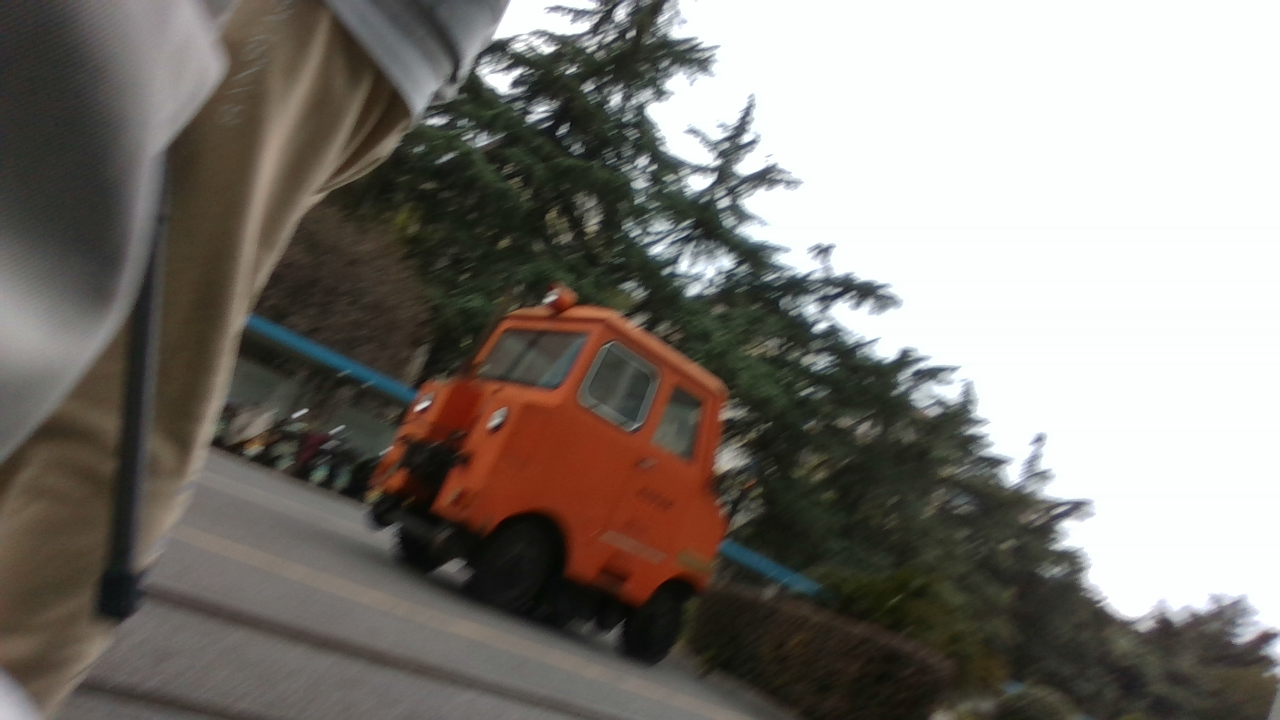
#> input picture extracted_data/extracted_data2/rgb/frame_000000.png, 1280 x 720 px, found by its file name
$ python check_align.py
#> lines starting #> are read from the running program, lines starting #| are printed output that depends on the picture
import cv2
import numpy as np

rgb = cv2.imread("extracted_data/rgb/frame_000000.png")
#> rgb is the input picture: shape (720, 1280, 3); mean B, G, R 115.4, 121.7, 126.3
depth = cv2.imread("extracted_data/depth/frame_000000.png", cv2.IMREAD_UNCHANGED)
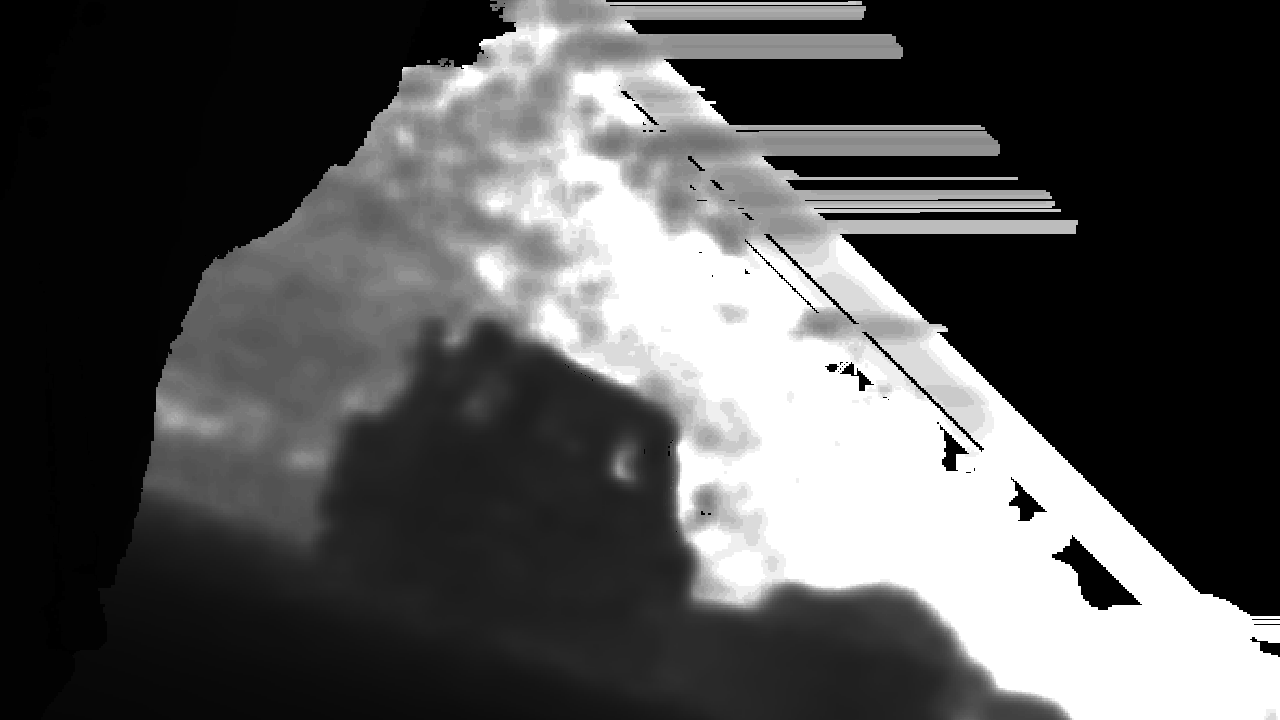
#> input picture extracted_data2/depth/frame_000000.png, 1280 x 720 px, found by its file name
#> depth is the input picture: shape (720, 1280) uint16; min 0, max 65535, mean 21068.7
depth_norm = cv2.normalize(depth, None, 0, 255, cv2.NORM_MINMAX).astype(np.uint8)
depth_color = cv2.applyColorMap(depth_norm, cv2.COLORMAP_JET)
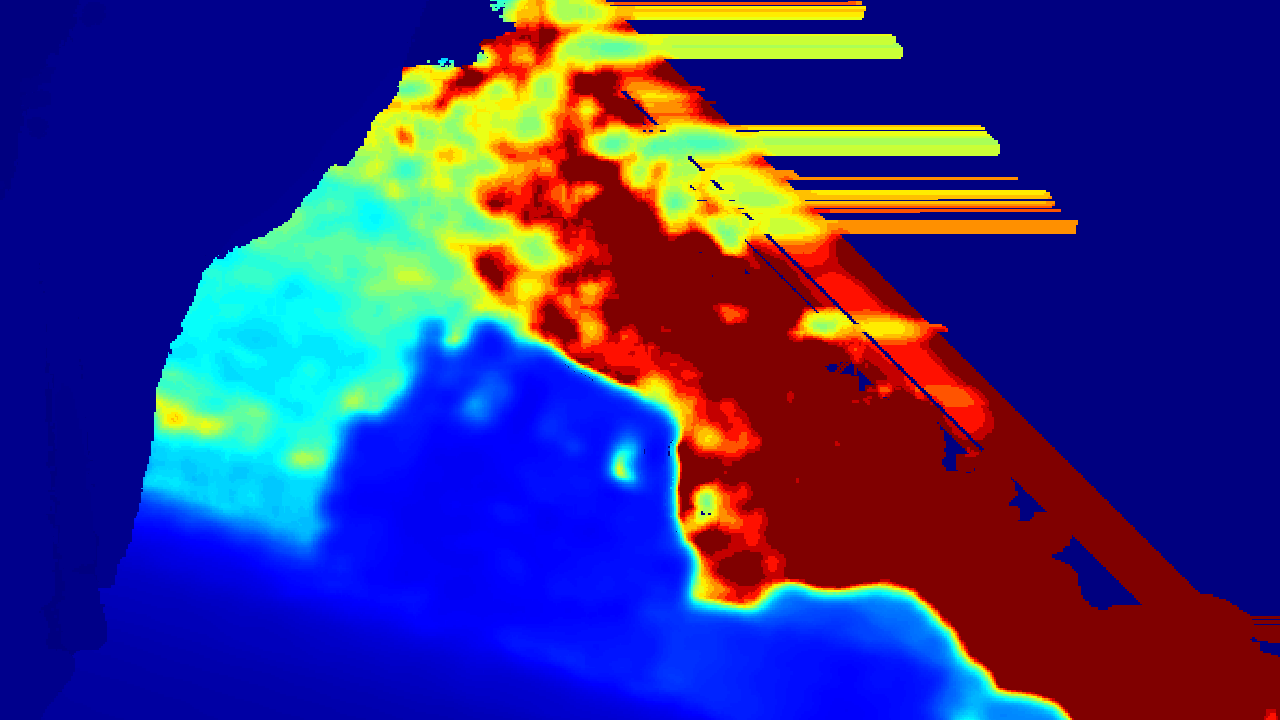
#> depth_color: shape (720, 1280, 3); mean B, G, R 125.4, 48.9, 57

# 叠加半透明
blended = cv2.addWeighted(rgb, 0.5, depth_color, 0.5, 0)
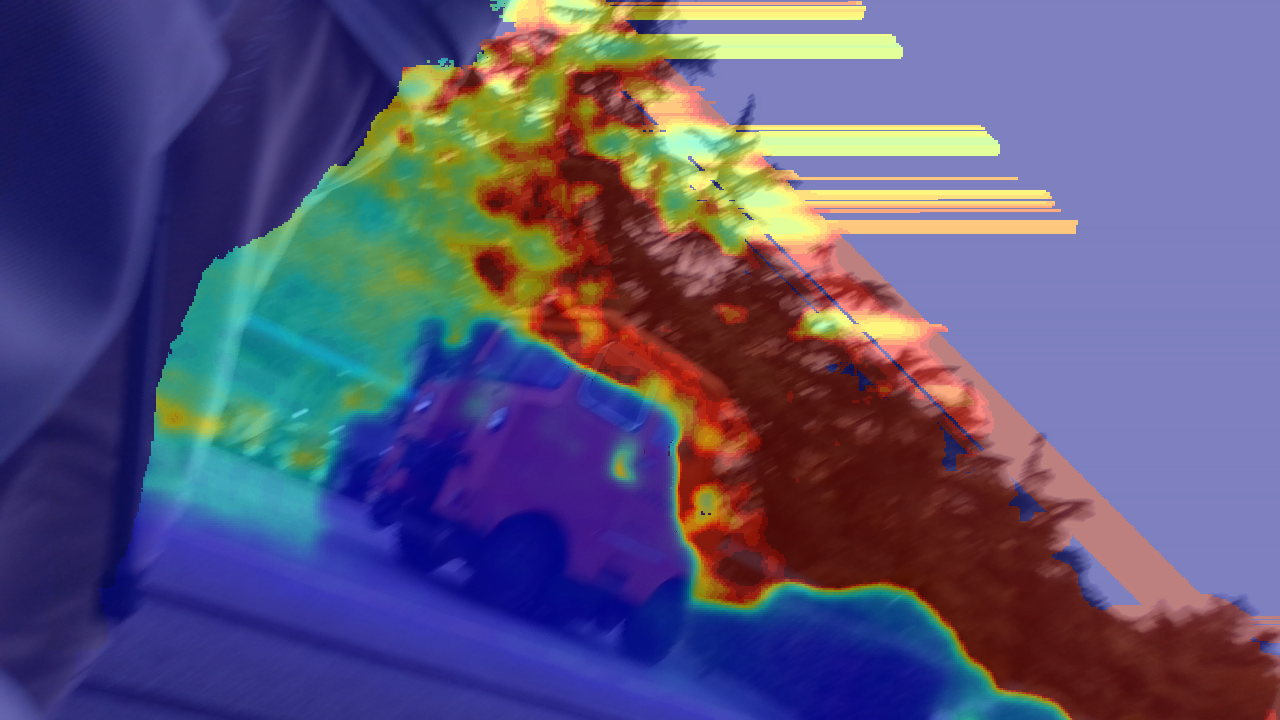
#> blended: shape (720, 1280, 3); mean B, G, R 120.4, 85.4, 91.6
cv2.imshow("Overlay", blended)
cv2.waitKey(0)
